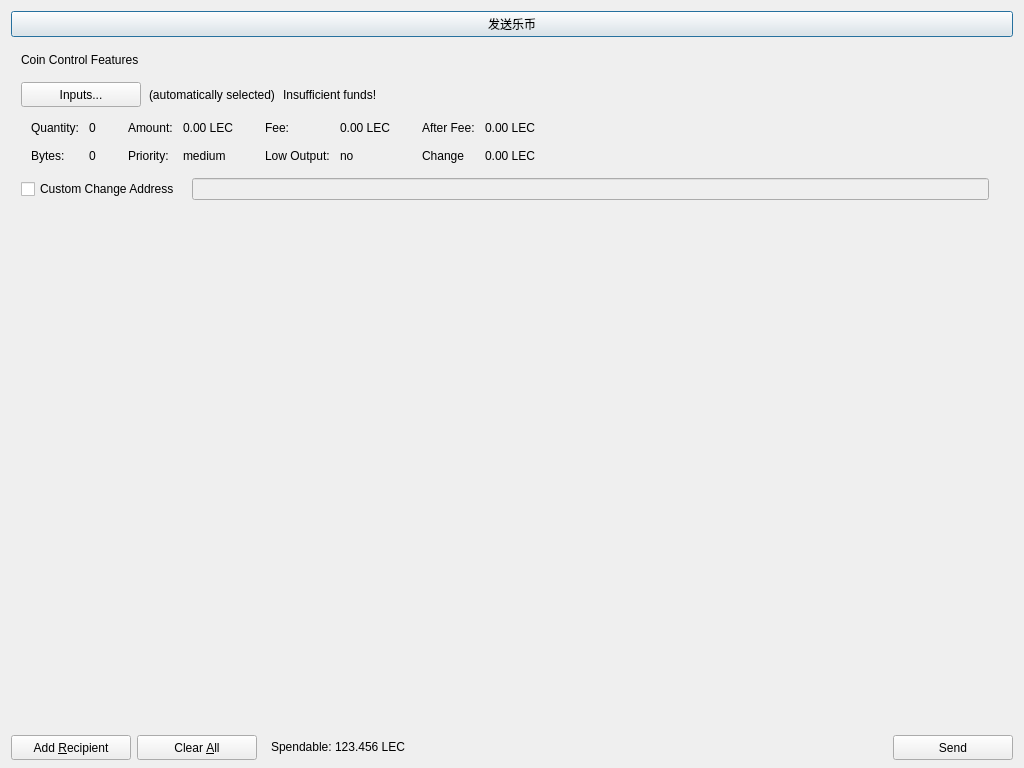
<?xml version="1.0" encoding="UTF-8"?>
<ui version="4.0">
 <class>SendBitCoinsDialog</class>
 <widget class="QDialog" name="SendBitCoinsDialog">
  <property name="geometry">
   <rect>
    <x>0</x>
    <y>0</y>
    <width>1024</width>
    <height>768</height>
   </rect>
  </property>
  <property name="windowTitle">
   <string>Send Coins</string>
  </property>
  <layout class="QVBoxLayout" name="verticalLayout" stretch="0,0,1,0">
   <property name="bottomMargin">
    <number>8</number>
   </property>
   <item>
    <layout class="QHBoxLayout" name="horizontalLayout_3">
     <item>
      <widget class="QPushButton" name="btnlecoin">
       <property name="text">
        <string>发送乐币</string>
       </property>
      </widget>
     </item>
    </layout>
   </item>
   <item>
    <widget class="QFrame" name="frameCoinControl">
     <property name="sizePolicy">
      <sizepolicy hsizetype="Expanding" vsizetype="Expanding">
       <horstretch>0</horstretch>
       <verstretch>0</verstretch>
      </sizepolicy>
     </property>
     <property name="maximumSize">
      <size>
       <width>16777215</width>
       <height>16777215</height>
      </size>
     </property>
     <property name="frameShape">
      <enum>QFrame::NoFrame</enum>
     </property>
     <property name="frameShadow">
      <enum>QFrame::Sunken</enum>
     </property>
     <layout class="QVBoxLayout" name="verticalLayoutCoinControl2">
      <property name="spacing">
       <number>6</number>
      </property>
      <property name="leftMargin">
       <number>0</number>
      </property>
      <property name="topMargin">
       <number>0</number>
      </property>
      <property name="rightMargin">
       <number>0</number>
      </property>
      <property name="bottomMargin">
       <number>6</number>
      </property>
      <item>
       <layout class="QVBoxLayout" name="verticalLayoutCoinControl" stretch="0,0,0,0,1">
        <property name="spacing">
         <number>0</number>
        </property>
        <property name="leftMargin">
         <number>10</number>
        </property>
        <property name="topMargin">
         <number>10</number>
        </property>
        <item>
         <layout class="QHBoxLayout" name="horizontalLayoutCoinControl1">
          <property name="bottomMargin">
           <number>15</number>
          </property>
          <item>
           <widget class="QLabel" name="labelCoinControlFeatures">
            <property name="sizePolicy">
             <sizepolicy hsizetype="Preferred" vsizetype="Maximum">
              <horstretch>0</horstretch>
              <verstretch>0</verstretch>
             </sizepolicy>
            </property>
            <property name="text">
             <string>Coin Control Features</string>
            </property>
           </widget>
          </item>
         </layout>
        </item>
        <item>
         <layout class="QHBoxLayout" name="horizontalLayoutCoinControl2" stretch="0,0,0,0">
          <property name="spacing">
           <number>8</number>
          </property>
          <property name="bottomMargin">
           <number>10</number>
          </property>
          <item>
           <widget class="QPushButton" name="pushButtonCoinControl">
            <property name="minimumSize">
             <size>
              <width>120</width>
              <height>25</height>
             </size>
            </property>
            <property name="text">
             <string>Inputs...</string>
            </property>
           </widget>
          </item>
          <item>
           <widget class="QLabel" name="labelCoinControlAutomaticallySelected">
            <property name="text">
             <string>(automatically selected)</string>
            </property>
            <property name="margin">
             <number>5</number>
            </property>
           </widget>
          </item>
          <item>
           <widget class="QLabel" name="labelCoinControlInsuffFunds">
            <property name="text">
             <string>Insufficient funds!</string>
            </property>
            <property name="margin">
             <number>5</number>
            </property>
           </widget>
          </item>
          <item>
           <spacer name="horizontalSpacerCoinControl">
            <property name="orientation">
             <enum>Qt::Horizontal</enum>
            </property>
            <property name="sizeHint" stdset="0">
             <size>
              <width>40</width>
              <height>1</height>
             </size>
            </property>
           </spacer>
          </item>
         </layout>
        </item>
        <item>
         <widget class="QWidget" name="widgetCoinControl" native="true">
          <property name="sizePolicy">
           <sizepolicy hsizetype="Preferred" vsizetype="Preferred">
            <horstretch>0</horstretch>
            <verstretch>0</verstretch>
           </sizepolicy>
          </property>
          <property name="minimumSize">
           <size>
            <width>0</width>
            <height>0</height>
           </size>
          </property>
          <layout class="QHBoxLayout" name="horizontalLayoutCoinControl5">
           <property name="margin">
            <number>0</number>
           </property>
           <item>
            <layout class="QHBoxLayout" name="horizontalLayoutCoinControl3" stretch="0,0,0,1">
             <property name="spacing">
              <number>20</number>
             </property>
             <property name="topMargin">
              <number>0</number>
             </property>
             <property name="bottomMargin">
              <number>10</number>
             </property>
             <item>
              <layout class="QFormLayout" name="formLayoutCoinControl1">
               <property name="horizontalSpacing">
                <number>10</number>
               </property>
               <property name="verticalSpacing">
                <number>14</number>
               </property>
               <property name="leftMargin">
                <number>10</number>
               </property>
               <property name="topMargin">
                <number>4</number>
               </property>
               <property name="rightMargin">
                <number>6</number>
               </property>
               <item row="0" column="0">
                <widget class="QLabel" name="labelCoinControlQuantityText">
                 <property name="text">
                  <string>Quantity:</string>
                 </property>
                 <property name="margin">
                  <number>0</number>
                 </property>
                </widget>
               </item>
               <item row="0" column="1">
                <widget class="QLabel" name="labelCoinControlQuantity">
                 <property name="cursor">
                  <cursorShape>IBeamCursor</cursorShape>
                 </property>
                 <property name="contextMenuPolicy">
                  <enum>Qt::ActionsContextMenu</enum>
                 </property>
                 <property name="text">
                  <string>0</string>
                 </property>
                 <property name="margin">
                  <number>0</number>
                 </property>
                 <property name="textInteractionFlags">
                  <set>Qt::LinksAccessibleByMouse|Qt::TextSelectableByKeyboard|Qt::TextSelectableByMouse</set>
                 </property>
                </widget>
               </item>
               <item row="1" column="0">
                <widget class="QLabel" name="labelCoinControlBytesText">
                 <property name="text">
                  <string>Bytes:</string>
                 </property>
                </widget>
               </item>
               <item row="1" column="1">
                <widget class="QLabel" name="labelCoinControlBytes">
                 <property name="cursor">
                  <cursorShape>IBeamCursor</cursorShape>
                 </property>
                 <property name="contextMenuPolicy">
                  <enum>Qt::ActionsContextMenu</enum>
                 </property>
                 <property name="text">
                  <string>0</string>
                 </property>
                 <property name="textInteractionFlags">
                  <set>Qt::LinksAccessibleByMouse|Qt::TextSelectableByKeyboard|Qt::TextSelectableByMouse</set>
                 </property>
                </widget>
               </item>
              </layout>
             </item>
             <item>
              <layout class="QFormLayout" name="formLayoutCoinControl2">
               <property name="horizontalSpacing">
                <number>10</number>
               </property>
               <property name="verticalSpacing">
                <number>14</number>
               </property>
               <property name="leftMargin">
                <number>6</number>
               </property>
               <property name="topMargin">
                <number>4</number>
               </property>
               <property name="rightMargin">
                <number>6</number>
               </property>
               <item row="0" column="0">
                <widget class="QLabel" name="labelCoinControlAmountText">
                 <property name="text">
                  <string>Amount:</string>
                 </property>
                 <property name="margin">
                  <number>0</number>
                 </property>
                </widget>
               </item>
               <item row="0" column="1">
                <widget class="QLabel" name="labelCoinControlAmount">
                 <property name="cursor">
                  <cursorShape>IBeamCursor</cursorShape>
                 </property>
                 <property name="contextMenuPolicy">
                  <enum>Qt::ActionsContextMenu</enum>
                 </property>
                 <property name="text">
                  <string>0.00 LEC</string>
                 </property>
                 <property name="textInteractionFlags">
                  <set>Qt::LinksAccessibleByMouse|Qt::TextSelectableByKeyboard|Qt::TextSelectableByMouse</set>
                 </property>
                </widget>
               </item>
               <item row="1" column="0">
                <widget class="QLabel" name="labelCoinControlPriorityText">
                 <property name="text">
                  <string>Priority:</string>
                 </property>
                </widget>
               </item>
               <item row="1" column="1">
                <widget class="QLabel" name="labelCoinControlPriority">
                 <property name="cursor">
                  <cursorShape>IBeamCursor</cursorShape>
                 </property>
                 <property name="contextMenuPolicy">
                  <enum>Qt::ActionsContextMenu</enum>
                 </property>
                 <property name="text">
                  <string>medium</string>
                 </property>
                 <property name="textInteractionFlags">
                  <set>Qt::LinksAccessibleByMouse|Qt::TextSelectableByKeyboard|Qt::TextSelectableByMouse</set>
                 </property>
                </widget>
               </item>
              </layout>
             </item>
             <item>
              <layout class="QFormLayout" name="formLayoutCoinControl3">
               <property name="horizontalSpacing">
                <number>10</number>
               </property>
               <property name="verticalSpacing">
                <number>14</number>
               </property>
               <property name="leftMargin">
                <number>6</number>
               </property>
               <property name="topMargin">
                <number>4</number>
               </property>
               <property name="rightMargin">
                <number>6</number>
               </property>
               <item row="0" column="0">
                <widget class="QLabel" name="labelCoinControlFeeText">
                 <property name="text">
                  <string>Fee:</string>
                 </property>
                 <property name="margin">
                  <number>0</number>
                 </property>
                </widget>
               </item>
               <item row="0" column="1">
                <widget class="QLabel" name="labelCoinControlFee">
                 <property name="cursor">
                  <cursorShape>IBeamCursor</cursorShape>
                 </property>
                 <property name="contextMenuPolicy">
                  <enum>Qt::ActionsContextMenu</enum>
                 </property>
                 <property name="text">
                  <string>0.00 LEC</string>
                 </property>
                 <property name="textInteractionFlags">
                  <set>Qt::LinksAccessibleByMouse|Qt::TextSelectableByKeyboard|Qt::TextSelectableByMouse</set>
                 </property>
                </widget>
               </item>
               <item row="1" column="0">
                <widget class="QLabel" name="labelCoinControlLowOutputText">
                 <property name="text">
                  <string>Low Output:</string>
                 </property>
                </widget>
               </item>
               <item row="1" column="1">
                <widget class="QLabel" name="labelCoinControlLowOutput">
                 <property name="cursor">
                  <cursorShape>IBeamCursor</cursorShape>
                 </property>
                 <property name="contextMenuPolicy">
                  <enum>Qt::ActionsContextMenu</enum>
                 </property>
                 <property name="text">
                  <string>no</string>
                 </property>
                 <property name="textInteractionFlags">
                  <set>Qt::LinksAccessibleByMouse|Qt::TextSelectableByKeyboard|Qt::TextSelectableByMouse</set>
                 </property>
                </widget>
               </item>
              </layout>
             </item>
             <item>
              <layout class="QFormLayout" name="formLayoutCoinControl4">
               <property name="horizontalSpacing">
                <number>10</number>
               </property>
               <property name="verticalSpacing">
                <number>14</number>
               </property>
               <property name="leftMargin">
                <number>6</number>
               </property>
               <property name="topMargin">
                <number>4</number>
               </property>
               <property name="rightMargin">
                <number>6</number>
               </property>
               <item row="0" column="0">
                <widget class="QLabel" name="labelCoinControlAfterFeeText">
                 <property name="text">
                  <string>After Fee:</string>
                 </property>
                 <property name="margin">
                  <number>0</number>
                 </property>
                </widget>
               </item>
               <item row="0" column="1">
                <widget class="QLabel" name="labelCoinControlAfterFee">
                 <property name="cursor">
                  <cursorShape>IBeamCursor</cursorShape>
                 </property>
                 <property name="contextMenuPolicy">
                  <enum>Qt::ActionsContextMenu</enum>
                 </property>
                 <property name="text">
                  <string>0.00 LEC</string>
                 </property>
                 <property name="textInteractionFlags">
                  <set>Qt::LinksAccessibleByMouse|Qt::TextSelectableByKeyboard|Qt::TextSelectableByMouse</set>
                 </property>
                </widget>
               </item>
               <item row="1" column="0">
                <widget class="QLabel" name="labelCoinControlChangeText">
                 <property name="text">
                  <string>Change</string>
                 </property>
                </widget>
               </item>
               <item row="1" column="1">
                <widget class="QLabel" name="labelCoinControlChange">
                 <property name="cursor">
                  <cursorShape>IBeamCursor</cursorShape>
                 </property>
                 <property name="contextMenuPolicy">
                  <enum>Qt::ActionsContextMenu</enum>
                 </property>
                 <property name="text">
                  <string>0.00 LEC</string>
                 </property>
                 <property name="textInteractionFlags">
                  <set>Qt::LinksAccessibleByMouse|Qt::TextSelectableByKeyboard|Qt::TextSelectableByMouse</set>
                 </property>
                </widget>
               </item>
              </layout>
             </item>
            </layout>
           </item>
          </layout>
         </widget>
        </item>
        <item>
         <layout class="QHBoxLayout" name="horizontalLayoutCoinControl4" stretch="0,0,0">
          <property name="spacing">
           <number>12</number>
          </property>
          <property name="sizeConstraint">
           <enum>QLayout::SetDefaultConstraint</enum>
          </property>
          <property name="topMargin">
           <number>5</number>
          </property>
          <property name="rightMargin">
           <number>5</number>
          </property>
          <item>
           <widget class="QCheckBox" name="checkBoxCoinControlChange">
            <property name="text">
             <string>Custom Change Address</string>
            </property>
           </widget>
          </item>
          <item>
           <widget class="QLineEdit" name="lineEditCoinControlChange">
            <property name="enabled">
             <bool>false</bool>
            </property>
            <property name="sizePolicy">
             <sizepolicy hsizetype="Expanding" vsizetype="Fixed">
              <horstretch>0</horstretch>
              <verstretch>0</verstretch>
             </sizepolicy>
            </property>
           </widget>
          </item>
          <item>
           <widget class="QLabel" name="labelCoinControlChangeLabel">
            <property name="sizePolicy">
             <sizepolicy hsizetype="Preferred" vsizetype="Expanding">
              <horstretch>0</horstretch>
              <verstretch>0</verstretch>
             </sizepolicy>
            </property>
            <property name="minimumSize">
             <size>
              <width>0</width>
              <height>0</height>
             </size>
            </property>
            <property name="text">
             <string/>
            </property>
            <property name="margin">
             <number>3</number>
            </property>
           </widget>
          </item>
         </layout>
        </item>
        <item>
         <spacer name="verticalSpacerCoinControl">
          <property name="orientation">
           <enum>Qt::Vertical</enum>
          </property>
          <property name="sizeHint" stdset="0">
           <size>
            <width>800</width>
            <height>1</height>
           </size>
          </property>
         </spacer>
        </item>
       </layout>
      </item>
     </layout>
    </widget>
   </item>
   <item>
    <widget class="QScrollArea" name="scrollArea">
     <property name="frameShape">
      <enum>QFrame::NoFrame</enum>
     </property>
     <property name="widgetResizable">
      <bool>true</bool>
     </property>
     <widget class="QWidget" name="scrollAreaWidgetContents">
      <property name="geometry">
       <rect>
        <x>0</x>
        <y>0</y>
        <width>1006</width>
        <height>516</height>
       </rect>
      </property>
      <layout class="QVBoxLayout" name="verticalLayout_2">
       <property name="margin">
        <number>0</number>
       </property>
       <item>
        <layout class="QVBoxLayout" name="entries">
         <property name="spacing">
          <number>0</number>
         </property>
        </layout>
       </item>
      </layout>
     </widget>
    </widget>
   </item>
   <item>
    <layout class="QHBoxLayout" name="horizontalLayout">
     <item>
      <widget class="QPushButton" name="addButton">
       <property name="minimumSize">
        <size>
         <width>120</width>
         <height>25</height>
        </size>
       </property>
       <property name="toolTip">
        <string>Send to multiple recipients at once</string>
       </property>
       <property name="text">
        <string>Add &amp;Recipient</string>
       </property>
       <property name="icon">
        <iconset resource="../bitcoin.qrc">
         <normaloff>:/icons/add</normaloff>:/icons/add</iconset>
       </property>
       <property name="iconSize">
        <size>
         <width>12</width>
         <height>12</height>
        </size>
       </property>
       <property name="autoDefault">
        <bool>false</bool>
       </property>
      </widget>
     </item>
     <item>
      <widget class="QPushButton" name="clearButton">
       <property name="sizePolicy">
        <sizepolicy hsizetype="Minimum" vsizetype="Fixed">
         <horstretch>0</horstretch>
         <verstretch>0</verstretch>
        </sizepolicy>
       </property>
       <property name="minimumSize">
        <size>
         <width>120</width>
         <height>25</height>
        </size>
       </property>
       <property name="toolTip">
        <string>Remove all transaction fields</string>
       </property>
       <property name="text">
        <string>Clear &amp;All</string>
       </property>
       <property name="icon">
        <iconset resource="../bitcoin.qrc">
         <normaloff>:/icons/remove</normaloff>:/icons/remove</iconset>
       </property>
       <property name="iconSize">
        <size>
         <width>12</width>
         <height>12</height>
        </size>
       </property>
       <property name="autoRepeatDelay">
        <number>300</number>
       </property>
       <property name="autoDefault">
        <bool>false</bool>
       </property>
      </widget>
     </item>
     <item>
      <layout class="QHBoxLayout" name="horizontalLayout_2">
       <property name="spacing">
        <number>3</number>
       </property>
       <item>
        <widget class="QLabel" name="label">
         <property name="sizePolicy">
          <sizepolicy hsizetype="Preferred" vsizetype="Fixed">
           <horstretch>0</horstretch>
           <verstretch>0</verstretch>
          </sizepolicy>
         </property>
         <property name="text">
          <string>Spendable:</string>
         </property>
         <property name="indent">
          <number>8</number>
         </property>
        </widget>
       </item>
       <item>
        <widget class="QLabel" name="labelBalance">
         <property name="sizePolicy">
          <sizepolicy hsizetype="Preferred" vsizetype="Fixed">
           <horstretch>0</horstretch>
           <verstretch>0</verstretch>
          </sizepolicy>
         </property>
         <property name="cursor">
          <cursorShape>IBeamCursor</cursorShape>
         </property>
         <property name="text">
          <string>123.456 LEC</string>
         </property>
         <property name="textInteractionFlags">
          <set>Qt::LinksAccessibleByMouse|Qt::TextSelectableByKeyboard|Qt::TextSelectableByMouse</set>
         </property>
        </widget>
       </item>
      </layout>
     </item>
     <item>
      <spacer name="horizontalSpacer">
       <property name="orientation">
        <enum>Qt::Horizontal</enum>
       </property>
       <property name="sizeHint" stdset="0">
        <size>
         <width>40</width>
         <height>20</height>
        </size>
       </property>
      </spacer>
     </item>
     <item>
      <widget class="QPushButton" name="veriBitSendButton">
       <property name="sizePolicy">
        <sizepolicy hsizetype="Minimum" vsizetype="Fixed">
         <horstretch>0</horstretch>
         <verstretch>0</verstretch>
        </sizepolicy>
       </property>
       <property name="minimumSize">
        <size>
         <width>120</width>
         <height>25</height>
        </size>
       </property>
       <property name="toolTip">
        <string>Confirm the send action</string>
       </property>
       <property name="text">
        <string>Send</string>
       </property>
       <property name="icon">
        <iconset resource="../bitcoin.qrc">
         <normaloff>:/icons/veriBitButton</normaloff>:/icons/veriBitButton</iconset>
       </property>
       <property name="iconSize">
        <size>
         <width>14</width>
         <height>14</height>
        </size>
       </property>
       <property name="autoDefault">
        <bool>false</bool>
       </property>
      </widget>
     </item>
    </layout>
   </item>
  </layout>
 </widget>
 <resources>
  <include location="../bitcoin.qrc"/>
 </resources>
 <connections/>
</ui>
